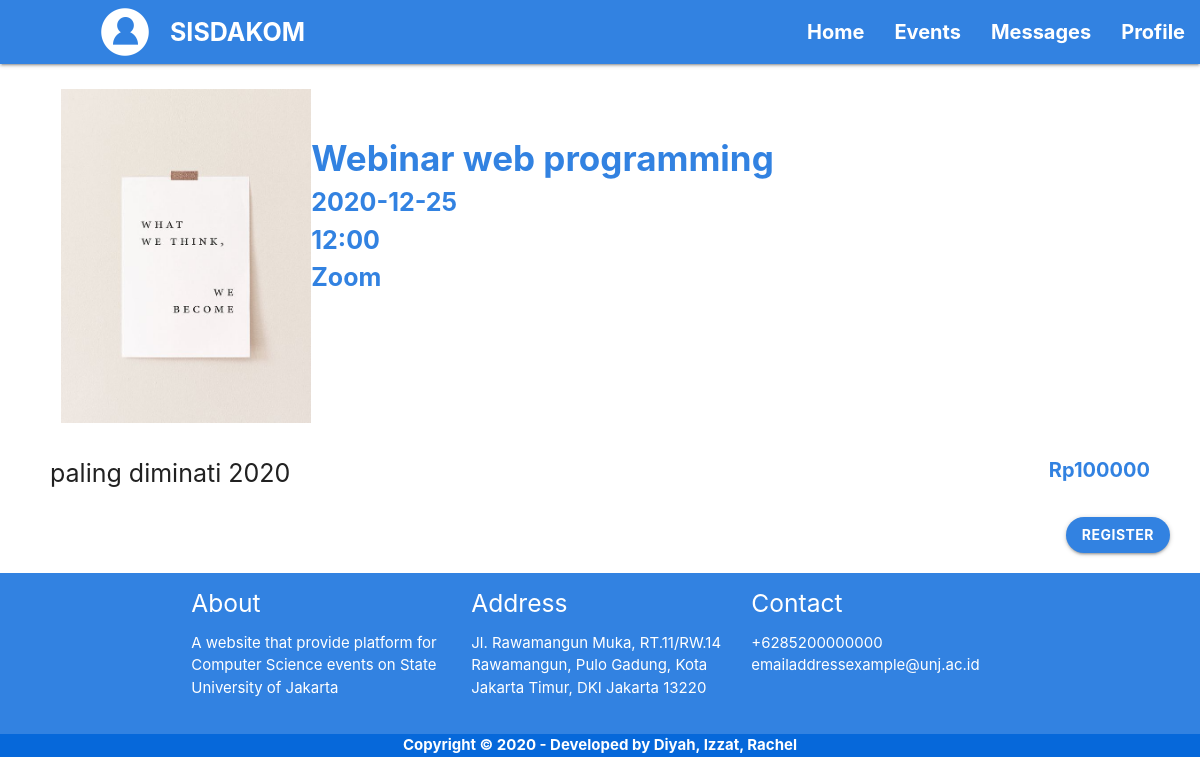
The app's page /templates/user-eventdetail.php?idevent=23 (signed in), older data.
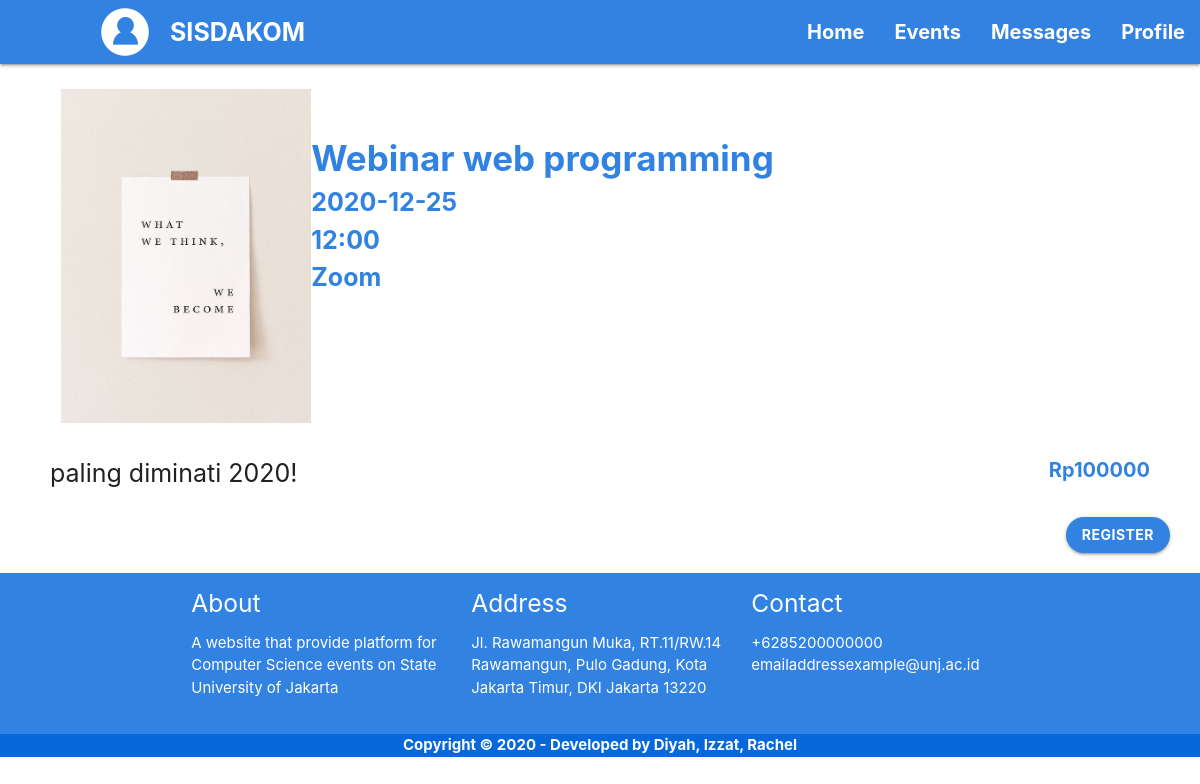
The same page, newer data.
### tables this page shows
CREATE TABLE `event` (
  `id_event` int(11) NOT NULL,
  `nama_event` varchar(100) DEFAULT NULL,
  `htm` int(20) DEFAULT NULL,
  `kategori_event` varchar(10) DEFAULT NULL,
  `informasi_event` varchar(200) DEFAULT NULL,
  `tanggal_event` varchar(15) DEFAULT NULL,
  `waktu_event` varchar(6) DEFAULT NULL,
  `tempat_event` varchar(100) DEFAULT NULL,
  `max_partisipan` int(10) DEFAULT NULL,
  `poster_event` varchar(255) DEFAULT NULL,
  `status_event` varchar(10) DEFAULT NULL
);

### templates/user-eventdetail.php (the view, shortened to what this page needs)
<?php
require 'functions2.php';
$idevent = $_GET["idevent"];
$result = mysqli_query($conn, "SELECT * FROM event WHERE id_event = $idevent");
?>
<!DOCTYPE html>
<html lang="en">
<head>
    <link rel="stylesheet" href="../static/css//materialize.css">
</head>
<body class="white">
    <nav class="blue">
        <div class="nav-wrapper">
            <a><img class="first-logo" src="../static/img/profile.png"></a>
            <a href="#" class="brand-logo white-text" style="font-size: 25px;"><b>SISDAKOM</b></a>
            <ul id="nav-mobile" class="right hide-on-med-and-down">
                <li><a href="user-home.php" class="white-text" style="font-size: 20px;"><b>Home</b></a></li>
                <li><a href="user-events.php" class="white-text" style="font-size: 20px;"><b>Events</b></a></li>
                <li><a href="user-message.php" class="white-text" style="font-size: 20px;"><b>Messages</b></a></li>
                <li><a href="user-profile-info.php" class="white-text" style="font-size: 20px;"><b>Profile</b></a></li>
            </ul>
        </div>
    </nav>
    <main class="main">
        <?php while ($row = mysqli_fetch_assoc($result)): ?>
        <div class="row">
            <div class="col s12 l3">
                <img class="image3" src="../static/img/<?= $row['poster_event'];?>">
            </div>
            <div class="col s12 l9">
                <br><br><br>
                <a class="blue-text font1"><b><?= $row['nama_event'];?></b></a>
                <br>
                <a class="blue-text font2"><b><?= $row['tanggal_event'];?></b></a>
                <br>
                <a class="blue-text font2"><b><?= $row['waktu_event'];?></b></a>
                <br>
                <a class="blue-text font2"><b><?= $row['tempat_event'];?></b></a>
            </div>
        </div>
        <div class="row">
                <p class="font2" style="margin-left: 50px;">
                <?= $row['informasi_event'];?>
                <?php if($row['htm'] == '0') {?>
                  <a class="blue-text" style="font-size: 20px; float: right; margin-right: 50px;"><b>Gratis</b></a> <br>
                <?php }else{ ?>
                  <a class="blue-text" style="font-size: 20px; float: right; margin-right: 50px;"><b>Rp<?= $row['htm'] ?></b></a> <br>
                <?php } ?>
                <form action="" method="post">
                  <button class="btn waves-effect waves-light blue white-text right" type="submit" style="margin-right:30px;" name="submit"><b>Register</b>
                </form>
                </p>
        </div>
        <?php endwhile; ?>
    </main>
    <footer class="blue">
        <div class="container">
          <div class="row">
            <div class="col l4 s12">
              <h5 class="white-text">About</h5>
              <p class="white-text">A website that provide platform for Computer Science events on State University of Jakarta</p>
            </div>
            <div class="col l4 s12">
              <h5 class="white-text">Address</h5>
              <p class="white-text">Jl. Rawamangun Muka, RT.11/RW.14 Rawamangun, Pulo Gadung, Kota Jakarta Timur, DKI Jakarta 13220</p>
            </div>
            <div class="col l4 s12">
              <h5 class="white-text">Contact</h5>
              <ul>
                <li><a class="white-text">+6285200000000</a></li>
                <li><a class="white-text">emailaddressexample@unj.ac.id</a></li>
              </ul>
            </div>
          </div>
        </div>
        <div class="footer-copyright indigo">
          <div class="center">
              <a class="white-text"><b>Copyright © 2020 - Developed by Diyah, Izzat, Rachel</b></a>
          </div>
        </div>
    </footer>
</body>
</html>

Row changes from the older to the newer data that the page shows:
changed event "Webinar web programming": informasi_event "paling diminati 2020" → "paling diminati 2020!"
